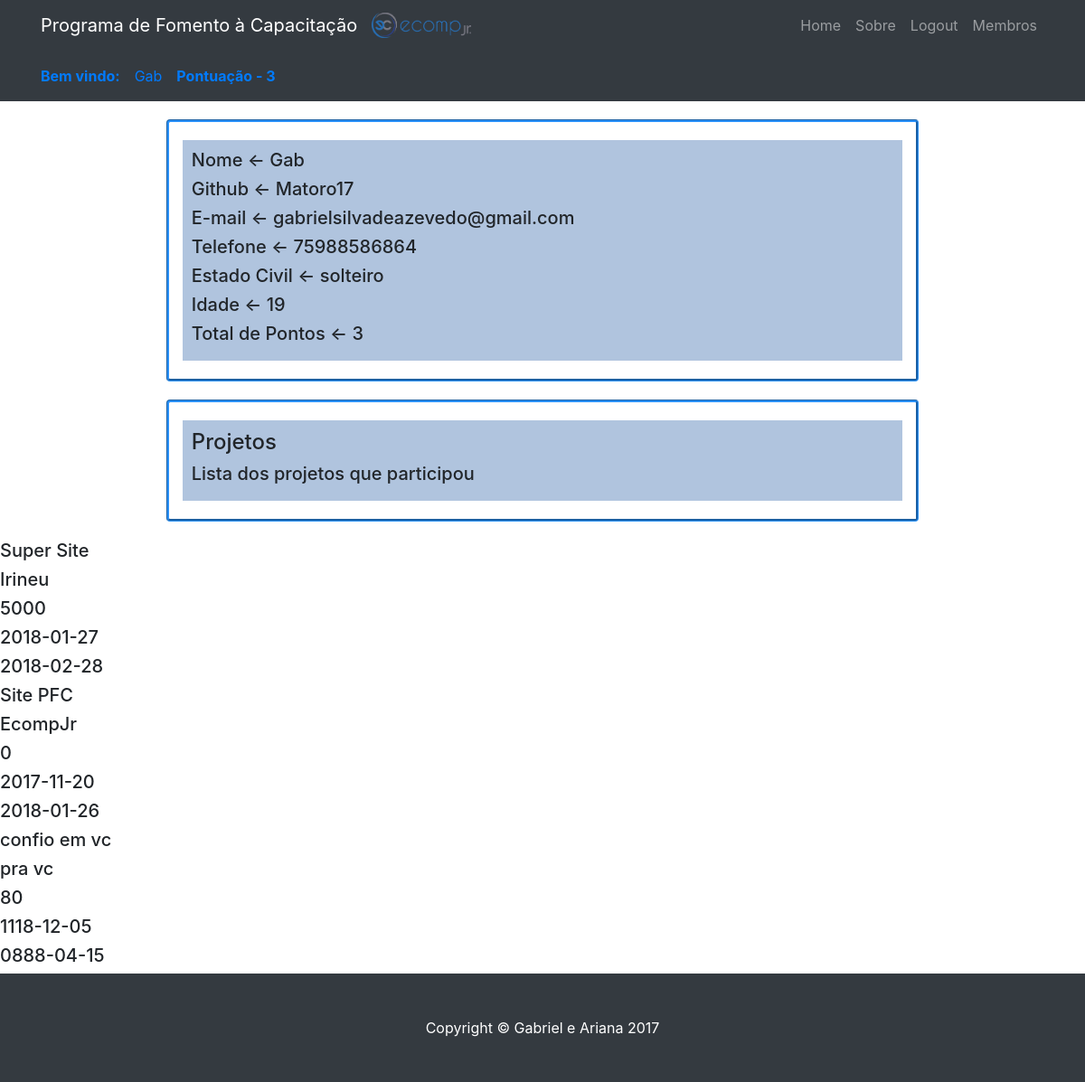
Page /view/home.php (signed in) on the committed database.
### tables this page shows
CREATE TABLE IF NOT EXISTS `membro` (
  `id` int(255) NOT NULL AUTO_INCREMENT,
  `name` varchar(255) NOT NULL,
  `password` varchar(255) NOT NULL,
  `age` int(255) NOT NULL,
  `email` varchar(255) NOT NULL,
  `birthdate` varchar(255) NOT NULL,
  `estadocivil` varchar(255) NOT NULL,
  `telefone` varchar(255) NOT NULL,
  `github` varchar(255) NOT NULL,
  `pontuacao` int(255) NOT NULL,
  `admin` tinyint(1) NOT NULL,
  PRIMARY KEY (`id`),
  UNIQUE KEY `email` (`email`),
  UNIQUE KEY `github` (`github`)
);

CREATE TABLE IF NOT EXISTS `project` (
  `id` int(255) NOT NULL AUTO_INCREMENT,
  `name` varchar(255) NOT NULL,
  `contratante` varchar(255) NOT NULL,
  `orcamento` int(255) NOT NULL,
  `workers` int(255) NOT NULL,
  `datainicio` varchar(255) NOT NULL,
  `dataentrega` varchar(255) NOT NULL,
  PRIMARY KEY (`id`)
);

### controllers/MembersController.class.php (called while the page is built, shortened)
<?php
    require_once("../model/Member.class.php");
    class MembersController {
        public function getMember($id) {
            $connection = Connection::getInstance();
            $query = "SELECT * FROM membro WHERE id= $id";
            $sql = $connection->query($query);
            $row = $sql->fetch(PDO::FETCH_ASSOC);
            if(isset($row)) {
                return new Member($row['email'],$row['password'],$row['id'],$row['name'], $row['birthdate'], $row['age'],$row['estadocivil'],$row['telefone'],$row['github'],$row['pontuacao'],$row['admin'] );
            } else {
                return null;
            }
        }
    }
?>

### model/Member.class.php (called while the page is built, shortened)
<?php
    class Member {
        private $name;
        private $age;
        private $email;
        private $estadocivil;
        private $telefone;
        private $github;
        private $pontuacao;
        function __construct($email, $password, $id = "", $name = "", $birthDate = "",$age = "", $estadocivil = "", $telefone = "", $github = "", $pontuacao = "", $admin = "") {
            $this->name = $name;
            $this->email = $email;
            $this->age = $age;
            $this->estadocivil = $estadocivil;
            $this->telefone = $telefone;
            $this->github = $github;
            $this->pontuacao = $pontuacao;
        }
        function getEmail() {
            return $this->email;
        }
        function getName() {
            return $this->name;
        }
        function getAge(){
            return $this->age;
        }
        function getEstadoCivil(){
            return $this->estadocivil;
        }
        function getTelefone(){
            return $this->telefone;
        }
        function getGithub(){
            return $this->github;
        }
        function getPontuacao(){
            return $this->pontuacao;
        }
    }
?>

### controllers/ProjectsController.class.php (called while the page is built, shortened)
<?php
    require_once("../model/Project.class.php");
    require_once("../controllers/MembersController.class.php");
    class ProjectsController {
        public function getProject($idProject) {
            $connection = Connection::getInstance();
            $query = "SELECT * FROM project WHERE id=$idProject";
            $sql = $connection->query($query);
            $row = $sql->fetch(PDO::FETCH_ASSOC);
            if(isset($row)) {
                return new Project($row['id'],$row['name'],$row['contratante'], $row['orcamento'], $row['workers'],$row['datainicio'], $row['dataentrega']);
            } else {
                return null;
            }
        }
        public function getProjectsbyUser($idUser){
            $connection = Connection::getInstance();
            $query = "SELECT idProject FROM membroproject WHERE membroproject.idMembro=$idUser";
            $sql = $connection->query($query);
            $row = $sql->fetchAll(PDO::FETCH_ASSOC);
            $vetor = array();
            foreach ($row as $value) {
                $bilada = $value['idProject'];
                array_push($vetor, $this->getProject($bilada));
            }
            if(isset($row)) {
                return $vetor;
            } else {
                return null;
            }
        }
    }
?>

### model/Project.class.php (called while the page is built, shortened)
<?php
	class Project	{
		private $name;
		private $datainicio;
		private $dataentrega;
		private $contratante;
		private $orcamento;
		function __construct($id , $name, $contratante,$orcamento, $workers,$datainicio,$dataentrega)
		{
			$this->name = $name;
			$this->contratante = $contratante;
			$this->orcamento = $orcamento;
			$this->datainicio = $datainicio;
			$this->dataentrega = $dataentrega;
		}
		function getName() {
            return $this->name;
        }
        function getContratante(){
        	return $this->contratante;
        }
        function getOrcamento(){
        	return $this->orcamento;
        }
        function getDataInicio(){
        	return $this->datainicio;
        }
        function getDataEntrega(){
        	return $this->dataentrega;
        }
	}
?>

### view/home.php (the view, shortened to what this page needs)
<?php
     require_once("../controllers/MembersController.class.php");
     require_once("../model/Member.class.php");
    require_once("../controllers/ProjectsController.class.php");
?>
<!DOCTYPE html>
<html lang="en">
<head>
    <link href="../vendor/bootstrap/css/bootstrap.min.css" rel="stylesheet">
    <link href="../Assets/css/round-about.css" rel="stylesheet">
</head>
<body>
    <?php
        include "menu.php";
        include "memberbar.php";
    ?>
    <?php
        if (isset($_SESSION['auth'])) {
            $id = $_SESSION['id'];
            $control = new MembersController();
            $atual = $control->getMember($id);
            $nome = $atual->getName();
            $age = $atual->getAge();
            $email = $atual->getEmail();
            $tel = $atual->getTelefone();
            $estado = $atual->getEstadoCivil();
            $ponto = $atual->getPontuacao();
            $githug = $atual->getGithub();
            echo "<div class='container' align='center'>
                        <div class='col-lg-9 col-md-9 rounded' id='divHome'>
                            <div id='sample2'>
                                <div id='divHome2'>
                                    <h5>Nome <- $nome</h5>
                                    <h5>Github <- $githug</h5>
                                    <h5>E-mail <- $email</h5>
                                    <h5>Telefone <- $tel</h5>
                                    <h5>Estado Civil <- $estado</h5>
                                    <h5>Idade <- $age</h5>
                                    <h5>Total de Pontos <- $ponto</h5>
                                </div>
                            </div>
                        </div>
                        <div class='col-lg-9 col-md-9 rounded' id='divHome'>
                            <div id='sample2'>
                                <div id='divHome2'>
                                    <h4>Projetos</h4>
                                    <div>
                                        <h5>Lista dos projetos que participou</h5>
                                    </div>
                                </div>
                            </div>
                        </div>
                  </div>";
                $control2 = new ProjectsController();
                $vectorr = $control2->getProjectsbyUser($id);
                foreach ($vectorr as $projatual) {
                        $nomeproj = $projatual->getName();
                        $contratante = $projatual->getContratante();
                        $orcamento = $projatual->getOrcamento();
                        $datainicio = $projatual->getDataInicio();
                        $dataentrega = $projatual->getDataEntrega();
                        echo "<h5>$nomeproj</h5>
                                <h5>$contratante</h5>
                                <h5>$orcamento</h5>
                                <h5>$datainicio</h5>
                                <h5>$dataentrega</h5>
                                ";
                }
        }
    ?>
</body>
</html>

### Assets/css/round-about.css (style rules this page uses)
body { padding-top: 54px; }
@media (min-width: 992px) { body { padding-top: 56px; } }
#sample2 { background-color: #B0C4DE; }
#divHome { margin: 20px; padding-top: 10px; padding-bottom: 10px; border-style: groove; border-color: #2a91f8; text-align: left; }
#divHome2 { margin: 10px; padding-top: 10px; padding-bottom: 10px; }

### rows in the picture
membro: name "Gab", github "Matoro17", email "gabrielsilvadeazevedo@gmail.com", telefone "75988586864", estadocivil "solteiro", age "19", pontuacao "3"
project: name "Super Site", contratante "Irineu", orcamento "5000", datainicio "2018-01-27", dataentrega "2018-02-28"
project: name "Site PFC", contratante "EcompJr", orcamento "0", datainicio "2017-11-20", dataentrega "2018-01-26"
project: name "confio em vc", contratante "pra vc", orcamento "80", datainicio "1118-12-05", dataentrega "0888-04-15"

### other values in the picture
$nome "Gab"
$pontos "3"
